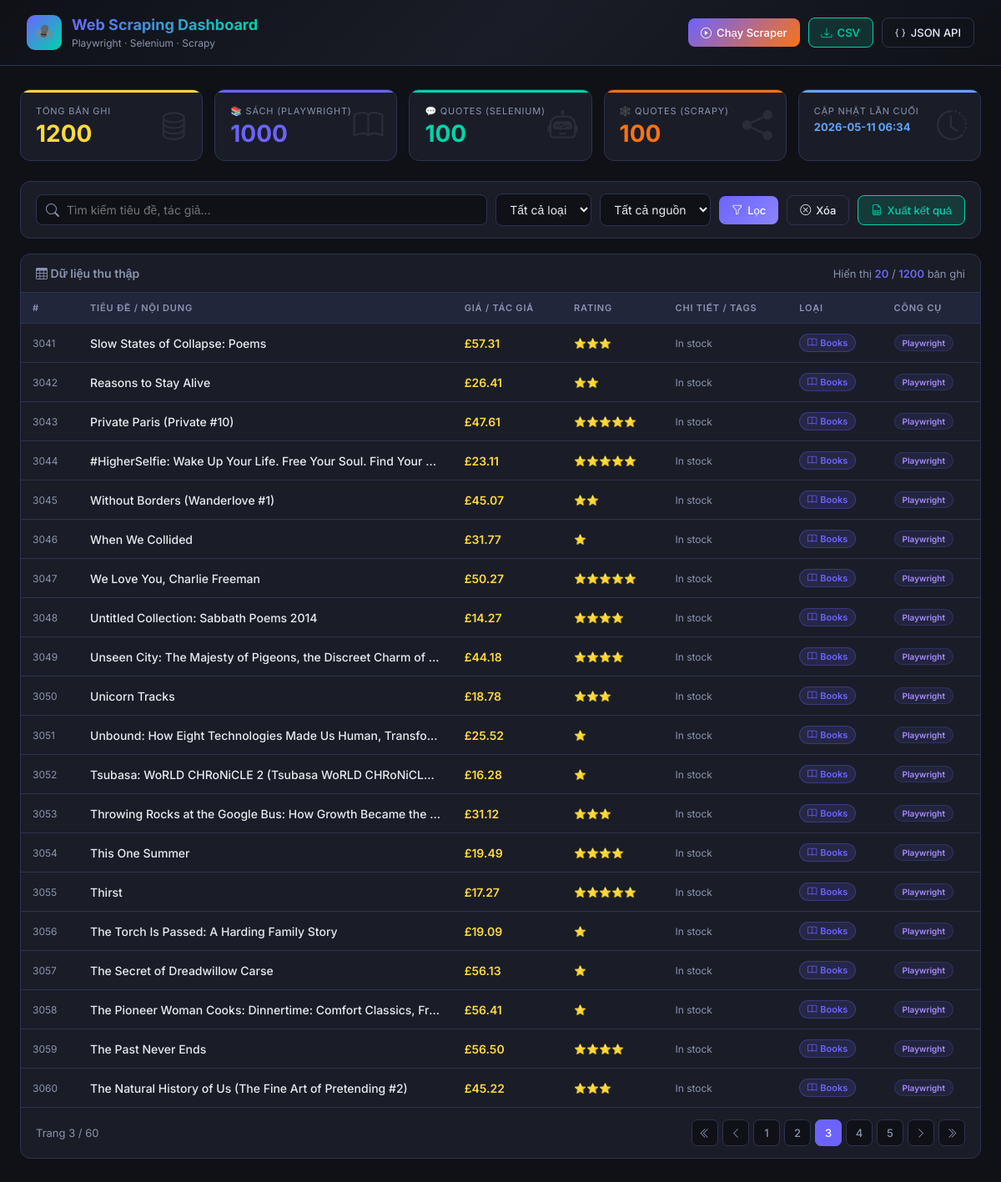
Screenshot of /?keyword=&data_type=&scraped_by=&page=3 with the database file from the repository.
### tables this page shows
CREATE TABLE books (
            id           INTEGER PRIMARY KEY AUTOINCREMENT,
            title        TEXT    NOT NULL,
            price        TEXT    DEFAULT '',
            rating       INTEGER DEFAULT 0,
            availability TEXT    DEFAULT '',
            scraped_by   TEXT    DEFAULT 'playwright',
            created_at   DATETIME DEFAULT CURRENT_TIMESTAMP
        );

### app.py (the view)
@app.route("/")
def home():
    keyword    = request.args.get("keyword", "")
    data_type  = request.args.get("data_type", "")
    scraped_by = request.args.get("scraped_by", "")
    page       = int(request.args.get("page", 1))
    offset     = (page - 1) * PAGE_SIZE
    data = query_unified(
        keyword    = keyword    or None,
        data_type  = data_type  or None,
        scraped_by = scraped_by or None,
        limit      = PAGE_SIZE,
        offset     = offset
    )
    total = count_unified(
        keyword    = keyword    or None,
        data_type  = data_type  or None,
        scraped_by = scraped_by or None,
    )
    stats       = get_stats()
    total_pages = (total + PAGE_SIZE - 1) // PAGE_SIZE
    return render_template(
        "index.html",
        products    = data,
        stats       = stats,
        keyword     = keyword,
        data_type   = data_type,
        scraped_by  = scraped_by,
        page        = page,
        total_pages = total_pages,
        total       = total,
        scraper_running = _scraper_running,
    )

### database/db.py (called while the page is built)
def get_db_connection():
    conn = sqlite3.connect(DB_PATH)
    conn.row_factory = sqlite3.Row
    conn.execute("PRAGMA journal_mode=WAL")
    return conn

def query_unified(keyword=None, data_type=None, scraped_by=None, limit=None, offset=0):
    conn = get_db_connection()
    c = conn.cursor()
    q = "SELECT * FROM all_data WHERE 1=1"
    params = []
    if keyword:
        q += " AND (title LIKE ? OR secondary LIKE ?)"
        params.extend([f"%{keyword}%", f"%{keyword}%"])
    if data_type:
        q += " AND data_type = ?"
        params.append(data_type)
    if scraped_by:
        q += " AND scraped_by = ?"
        params.append(scraped_by)
    q += " ORDER BY data_type, created_at DESC"
    if limit:
        q += " LIMIT ? OFFSET ?"
        params.extend([limit, offset])
    c.execute(q, params)
    rows = c.fetchall()
    conn.close()
    return [dict(r) for r in rows]

def count_unified(keyword=None, data_type=None, scraped_by=None):
    conn = get_db_connection()
    c = conn.cursor()
    q = "SELECT COUNT(*) FROM all_data WHERE 1=1"
    params = []
    if keyword:
        q += " AND (title LIKE ? OR secondary LIKE ?)"
        params.extend([f"%{keyword}%", f"%{keyword}%"])
    if data_type:
        q += " AND data_type = ?"
        params.append(data_type)
    if scraped_by:
        q += " AND scraped_by = ?"
        params.append(scraped_by)
    c.execute(q, params)
    count = c.fetchone()[0]
    conn.close()
    return count

def get_stats():
    conn = get_db_connection()
    c = conn.cursor()
    stats = {}
    c.execute("SELECT COUNT(*) FROM books")
    stats["books_total"] = c.fetchone()[0]
    c.execute("SELECT COUNT(*) FROM quotes WHERE scraped_by='selenium'")
    stats["quotes_selenium"] = c.fetchone()[0]
    c.execute("SELECT COUNT(*) FROM quotes WHERE scraped_by='scrapy'")
    stats["quotes_scrapy"] = c.fetchone()[0]
    stats["quotes_total"] = stats["quotes_selenium"] + stats["quotes_scrapy"]
    c.execute("SELECT COUNT(*) FROM all_data")
    stats["total"] = c.fetchone()[0]
    c.execute("SELECT MAX(created_at) FROM books")
    row = c.fetchone()[0]
    stats["last_updated"] = row if row else "Never"
    conn.close()
    return stats

### templates/index.html (shortened to what this page needs)
<!DOCTYPE html>
<html lang="vi">
<head>
    <link href="https://cdn.jsdelivr.net/npm/bootstrap-icons@1.11.0/font/bootstrap-icons.css" rel="stylesheet">
</head>
<body>
<header>
    <div class="logo">
        <div class="logo-icon">🕷️</div>
        <div class="logo-text">
            <h1>Web Scraping Dashboard</h1>
            <span>Playwright · Selenium · Scrapy</span>
        </div>
    </div>
    <div class="header-actions">
        <button class="btn btn-run" id="btn-run-scraper" onclick="runScraper()">
            <i class="bi bi-play-circle"></i> Chạy Scraper
        </button>
        <a href="/export/csv" class="btn btn-green" id="btn-export-csv">
            <i class="bi bi-download"></i> CSV
        </a>
        <a href="/export/json" class="btn btn-outline" target="_blank">
            <i class="bi bi-braces"></i> JSON API
        </a>
    </div>
</header>
<main>
    <div class="stats-grid">
        <div class="stat-card c-total">
            <div class="stat-label">Tổng bản ghi</div>
            <div class="stat-value">{{ stats.total }}</div>
            <i class="bi bi-database stat-icon"></i>
        </div>
        <div class="stat-card c-books">
            <div class="stat-label">📚 Sách (Playwright)</div>
            <div class="stat-value">{{ stats.books_total }}</div>
            <i class="bi bi-book stat-icon"></i>
        </div>
        <div class="stat-card c-selenium">
            <div class="stat-label">💬 Quotes (Selenium)</div>
            <div class="stat-value">{{ stats.quotes_selenium }}</div>
            <i class="bi bi-robot stat-icon"></i>
        </div>
        <div class="stat-card c-scrapy">
            <div class="stat-label">🕸️ Quotes (Scrapy)</div>
            <div class="stat-value">{{ stats.quotes_scrapy }}</div>
            <i class="bi bi-share-fill stat-icon"></i>
        </div>
        <div class="stat-card c-updated">
            <div class="stat-label">Cập nhật lần cuối</div>
            <div class="stat-value">{{ stats.last_updated[:16] if stats.last_updated != 'Never' else 'Chưa có' }}</div>
            <i class="bi bi-clock-history stat-icon"></i>
        </div>
    </div>
    <div class="toolbar">
        <div class="search-wrap">
            <i class="bi bi-search"></i>
            <input type="text" id="search-input" class="search-input"
                placeholder="Tìm kiếm tiêu đề, tác giả..."
                value="{{ keyword }}" autocomplete="off">
        </div>
        <select id="type-filter" class="filter-select">
            <option value="">Tất cả loại</option>
        </select>
        <select id="source-filter" class="filter-select">
            <option value="">Tất cả nguồn</option>
        </select>
        <button class="btn btn-primary" onclick="applyFilters(1)">
            <i class="bi bi-funnel"></i> Lọc
        </button>
        <button class="btn btn-outline" onclick="resetFilters()">
            <i class="bi bi-x-circle"></i> Xóa
        </button>
        <a href="/export/csv?keyword={{ keyword }}&data_type={{ data_type }}&scraped_by={{ scraped_by }}"
           class="btn btn-green" id="btn-export-filtered">
            <i class="bi bi-file-earmark-spreadsheet"></i> Xuất kết quả
        </a>
    </div>
    <div class="table-wrap">
        <div class="table-header">
            <div class="table-title"><i class="bi bi-table"></i> Dữ liệu thu thập</div>
            <div class="result-count">
                Hiển thị <span>{{ products|length }}</span> / <span>{{ total }}</span> bản ghi
            </div>
        </div>
        <div id="table-container">
            <table id="data-table">
                <thead>
                    <tr>
                        <th>#</th>
                        <th>Tiêu đề / Nội dung</th>
                        <th>Giá / Tác giả</th>
                        <th>Rating</th>
                        <th>Chi tiết / Tags</th>
                        <th>Loại</th>
                        <th>Công cụ</th>
                    </tr>
                </thead>
                <tbody id="table-body">
                    {% if products %}
                        {% for p in products %}
                        <tr>
                            <td style="color:var(--text-muted);font-size:12px;">{{ p.id }}</td>
                            <td class="td-title" title="{{ p.title }}">{{ p.title }}</td>
                            <td class="td-secondary">{{ p.secondary if p.secondary else '—' }}</td>
                            <td class="stars">
                                {% if p.rating and p.rating > 0 %}
                                    {% for i in range(p.rating) %}⭐{% endfor %}
                                {% else %}
                                    <span style="color:var(--text-muted);font-size:12px;">—</span>
                                {% endif %}
                            </td>
                            <td class="td-extra" title="{{ p.extra }}">{{ p.extra if p.extra else '—' }}</td>
                            <td>
                                {% if p.data_type == 'books' %}
                                <span class="badge badge-books"><i class="bi bi-book"></i> Books</span>
                                {% else %}
                                <span class="badge badge-quotes"><i class="bi bi-chat-quote"></i> Quotes</span>
                                {% endif %}
                            </td>
                            <td>
                                {% if p.scraped_by == 'playwright' %}
                                <span class="badge badge-playwright">Playwright</span>
                                {% elif p.scraped_by == 'selenium' %}
                                <span class="badge badge-selenium">Selenium</span>
                                {% else %}
                                <span class="badge badge-scrapy">Scrapy</span>
                                {% endif %}
                            </td>
                        </tr>
                        {% endfor %}
                    {% endif %}
                </tbody>
            </table>
        </div>
        {% if total_pages > 1 %}
        <div class="pagination-wrap">
            <div style="font-size:13px;color:var(--text-muted);">Trang {{ page }} / {{ total_pages }}</div>
            <div class="pagination">
                {% set kw = keyword %}{% set dt = data_type %}{% set sb = scraped_by %}
                <a href="?keyword={{ kw }}&data_type={{ dt }}&scraped_by={{ sb }}&page=1"
                   class="page-btn {% if page == 1 %}disabled{% endif %}"><i class="bi bi-chevron-double-left"></i></a>
                <a href="?keyword={{ kw }}&data_type={{ dt }}&scraped_by={{ sb }}&page={{ page - 1 }}"
                   class="page-btn {% if page == 1 %}disabled{% endif %}"><i class="bi bi-chevron-left"></i></a>
                {% for p in range([1, page-2]|max, [total_pages+1, page+3]|min) %}
                <a href="?keyword={{ kw }}&data_type={{ dt }}&scraped_by={{ sb }}&page={{ p }}"
                   class="page-btn {% if p == page %}active{% endif %}">{{ p }}</a>
                {% endfor %}
                <a href="?keyword={{ kw }}&data_type={{ dt }}&scraped_by={{ sb }}&page={{ page + 1 }}"
                   class="page-btn {% if page == total_pages %}disabled{% endif %}"><i class="bi bi-chevron-right"></i></a>
                <a href="?keyword={{ kw }}&data_type={{ dt }}&scraped_by={{ sb }}&page={{ total_pages }}"
                   class="page-btn {% if page == total_pages %}disabled{% endif %}"><i class="bi bi-chevron-double-right"></i></a>
            </div>
        </div>
        {% endif %}
    </div>
</main>
</body>
</html>

### rows the page displays
books: id "3041", title "Slow States of Collapse: Poems", price "£57.31", availability "In stock", scraped_by "Playwright"
books: id "3042", title "Reasons to Stay Alive", price "£26.41", availability "In stock", scraped_by "Playwright"
books: id "3043", title "Private Paris (Private #10)", price "£47.61", availability "In stock", scraped_by "Playwright"
books: id "3044", title "#HigherSelfie: Wake Up Your Life. Free Your Soul. Find Your…", price "£23.11", availability "In stock", scraped_by "Playwright"
books: id "3045", title "Without Borders (Wanderlove #1)", price "£45.07", availability "In stock", scraped_by "Playwright"
books: id "3046", title "When We Collided", price "£31.77", rating 1 (drawn), availability "In stock", scraped_by "Playwright"
books: id "3047", title "We Love You, Charlie Freeman", price "£50.27", availability "In stock", scraped_by "Playwright"
books: id "3048", title "Untitled Collection: Sabbath Poems 2014", price "£14.27", availability "In stock", scraped_by "Playwright"
books: id "3049", title "Unseen City: The Majesty of Pigeons, the Discreet Charm of…", price "£44.18", availability "In stock", scraped_by "Playwright"
books: id "3050", title "Unicorn Tracks", price "£18.78", availability "In stock", scraped_by "Playwright"
books: id "3051", title "Unbound: How Eight Technologies Made Us Human, Transfo…", price "£25.52", rating 1 (drawn), availability "In stock", scraped_by "Playwright"
books: id "3052", title "Tsubasa: WoRLD CHRoNiCLE 2 (Tsubasa WoRLD CHRoNiCL…", price "£16.28", rating 1 (drawn), availability "In stock", scraped_by "Playwright"
books: id "3053", title "Throwing Rocks at the Google Bus: How Growth Became the…", price "£31.12", availability "In stock", scraped_by "Playwright"
books: id "3054", title "This One Summer", price "£19.49", availability "In stock", scraped_by "Playwright"
books: id "3055", title "Thirst", price "£17.27", availability "In stock", scraped_by "Playwright"
books: id "3056", title "The Torch Is Passed: A Harding Family Story", price "£19.09", rating 1 (drawn), availability "In stock", scraped_by "Playwright"
books: id "3057", title "The Secret of Dreadwillow Carse", price "£56.13", rating 1 (drawn), availability "In stock", scraped_by "Playwright"
books: id "3058", title "The Pioneer Woman Cooks: Dinnertime: Comfort Classics, Fr…", price "£56.41", rating 1 (drawn), availability "In stock", scraped_by "Playwright"
books: id "3059", title "The Past Never Ends", price "£56.50", availability "In stock", scraped_by "Playwright"
books: id "3060", title "The Natural History of Us (The Fine Art of Pretending #2)", price "£45.22", availability "In stock", scraped_by "Playwright"

### other values shown
{{ stats.total }} "1200"
{{ stats.books_total }} "1000"
{{ stats.quotes_selenium }} "100"
{{ stats.quotes_scrapy }} "100"
{{ products|length }} "20"
{{ total }} "1200"
{{ page }} "3"
{{ total_pages }} "60"
{{ p }} "1" "2" "3" "4" "5"
